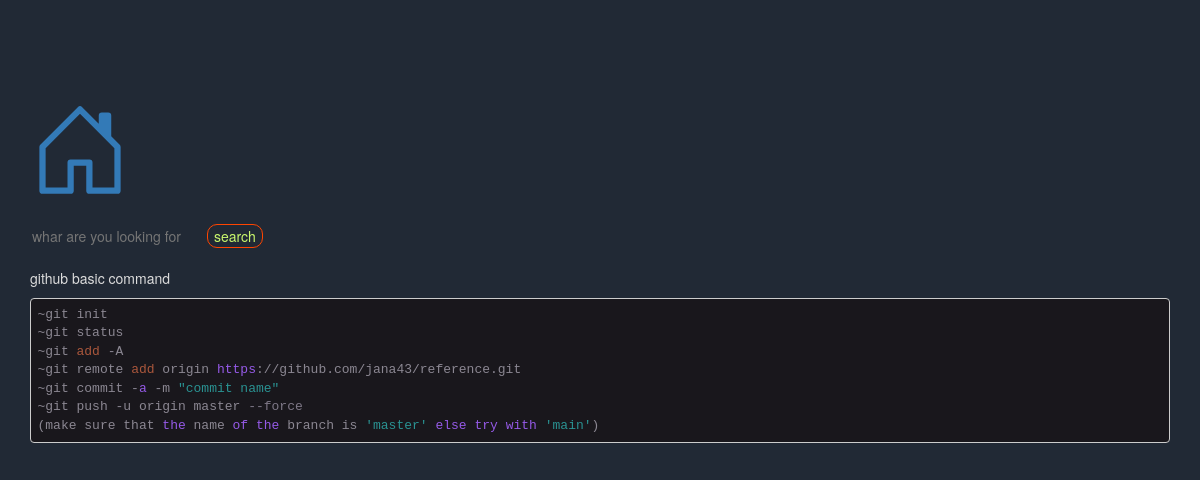
/post/github-basic-command/, run on the app's committed database.
### data/models.py (models this page shows, shortened)
class Post(models.Model):
    tittle = models.CharField(max_length=100 , default= "")
    category = models.CharField(max_length=100 , default= "")
    data = models.TextField(null=True , blank= True)
    pdf = models.FileField(null=True , blank= True)
    slug = models.SlugField(max_length=200, null=True , blank= True)

### data/views.py (the view)
# urls.py: path('post/<slug:slug_text>/' , views.show , name = "show"),
def show(request , slug_text):
    data = Post.objects.filter(slug = slug_text)
    if data.exists():
        data = data.first()
    else:
        return HttpResponse("page not found")
    return render(request , 'show.html',{'data':data})

### data/templates/show.html (shortened to what this page needs)
{% extends 'index.html' %}
{% block content %}
    <div class="container">
        <p>{{data.tittle}}</p>
        <p>{{data.data|safe}}</p>
    </div>
{% endblock %}

### data/static/style.css (style rules this page uses)
body { background-color: rgb(33, 41, 53); }
p { color: gainsboro; }

### data on the page
Post: tittle "github basic command", data "~git init ~git status ~git add -A ~git remote add origin https ://github.com/jana43/reference.git ~git commit - a -m \"commit name\" ~git push -u origin master --force (make sure that the name of the branch is 'master' else try with 'main' )"
